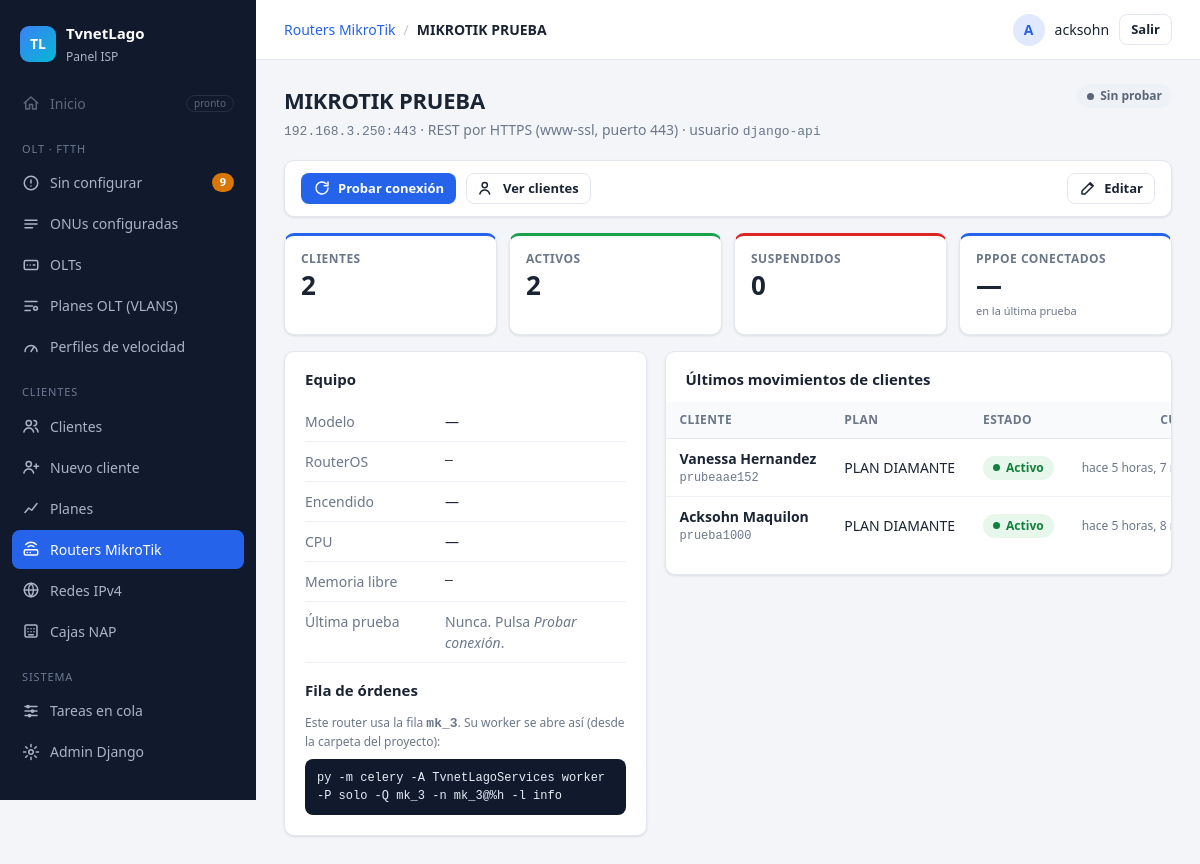
The page /routers/3/ (signed in) on the database its author committed.
### Aplicaciones/ServerMikro/models.py (models this page shows, shortened)
class Router(models.Model):
    METODOS = [("api_ssl", "API-SSL (cifrada, puerto 8729)"),
               ("api", "API sin cifrar (puerto 8728)"),
               ("rest", "REST por HTTPS (www-ssl, puerto 443)")]
    nombre = models.CharField(max_length=100)
    ip = models.GenericIPAddressField()
    usuario = models.CharField(max_length=50, default="django-api")
    clave = models.CharField(max_length=100)  # TEMPORAL: luego la ciframos
    metodo = models.CharField("Conexión", max_length=8, choices=METODOS, default="rest")
    puerto = models.PositiveIntegerField(null=True, blank=True,
                                         help_text="Vacío = el puerto normal del método (8729, 8728 o 443)")
    huella_ssl = models.CharField("Huella SHA-256 del certificado", max_length=100, blank=True,
                                  help_text="Opcional, solo API-SSL. Si la pones, se comprueba en cada conexión.")
    huella_vista = models.CharField(max_length=64, blank=True,
                                    help_text="Huella que presentó el MikroTik en la última prueba")
    ACCIONES = [("", "—"), ("info", "Leyendo info del router")]
    modelo = models.CharField(max_length=60, blank=True)
    version = models.CharField(max_length=40, blank=True)
    encendido_desde = models.DateTimeField(null=True, blank=True)
    cpu = models.PositiveSmallIntegerField("CPU %", null=True, blank=True)
    memoria_libre = models.PositiveSmallIntegerField("Memoria libre %", null=True, blank=True)
    ppp_activos = models.PositiveIntegerField("PPPoE conectados", null=True, blank=True)
    conectado = models.BooleanField(null=True, blank=True)
    info_leida = models.DateTimeField(null=True, blank=True)
    accion_pendiente = models.CharField(max_length=10, choices=ACCIONES, blank=True, default="")
    accion_desde = models.DateTimeField(null=True, blank=True)
    ultimo_error = models.TextField(blank=True)
    @property
    def puerto_efectivo(self):
        from .mikrotik import PUERTOS
        return self.puerto or PUERTOS.get(self.metodo, 443)

class Cliente(models.Model):
    ESTADOS = [("pendiente", "Pendiente"), ("activo", "Activo"), ("suspendido", "Suspendido")]
    ACCIONES = [("", "—"), ("crear", "Creando en MikroTik"),
                ("suspender", "Suspendiendo"), ("activar", "Activando"),
                ("plan", "Cambiando plan")]
    nombre = models.CharField(max_length=150)
    usuario_pppoe = models.CharField(max_length=50, unique=True)
    clave_pppoe = models.CharField(max_length=50)
    ip = models.GenericIPAddressField(unique=True)
    velocidad = models.CharField(max_length=20, default="10M/10M")  # la que está APLICADA en el MikroTik
    plan = models.ForeignKey(Plan, on_delete=models.PROTECT, null=True, blank=True,
                             related_name="clientes")  # NUEVO (paso 9)
    router = models.ForeignKey(Router, on_delete=models.PROTECT, related_name="clientes")
    estado = models.CharField(max_length=20, choices=ESTADOS, default="pendiente")
    cedula = models.CharField("Cédula / RUC", max_length=13, blank=True)
    telefono = models.CharField("Teléfono", max_length=20, blank=True)
    direccion = models.CharField("Dirección", max_length=200, blank=True)
    accion_pendiente = models.CharField(max_length=10, choices=ACCIONES, blank=True, default="",
                                        help_text="Orden en la fila que todavía no termina")
    caja_nap = models.ForeignKey("CajaNAP", on_delete=models.PROTECT, null=True, blank=True,
                                 related_name="clientes", verbose_name="Caja NAP")
    puerto_nap = models.PositiveSmallIntegerField("Puerto NAP", null=True, blank=True)
    ultimo_error = models.TextField(blank=True)
    actualizado = models.DateTimeField(auto_now=True)
    class Meta:
        constraints = [models.UniqueConstraint(fields=["caja_nap", "puerto_nap"], name="puerto_nap_unico")]

class Plan(models.Model):
    nombre = models.CharField(max_length=60, unique=True)          # ej. "Plan 20 Megas"
    subida = models.CharField(max_length=10, help_text="Ej. 10M, 512k")
    bajada = models.CharField(max_length=10, help_text="Ej. 20M")
    precio = models.DecimalField(max_digits=8, decimal_places=2, default=0)
    descripcion = models.CharField(max_length=200, blank=True)
    activo = models.BooleanField(default=True, help_text="Los planes inactivos no salen al crear clientes")
    class Meta:
        ordering = ["precio", "nombre"]

### Aplicaciones/ServerMikro/views.py (the view)
# urls.py: path("routers/<int:pk>/", views.router_detalle, name="router_detalle"),
@login_required
def router_detalle(request, pk):
    router = get_object_or_404(_routers_con_conteos(), pk=pk)
    ultimos = router.clientes.select_related("plan").order_by("-actualizado")[:8]
    con_error = router.clientes.exclude(ultimo_error="").order_by("nombre")[:20]
    return render(request, "routers/detalle.html", {
        "router": router, "ultimos": ultimos, "con_error": con_error,
        "cola": tasks.cola_de(router), "sin_worker": _sin_worker(router),
    })

### Aplicaciones/ServerMikro/templates/routers/detalle.html (shortened to what this page needs)
{% extends "panel/base.html" %}
{% block migas %}<a href="{% url 'clientes:routers' %}">Routers MikroTik</a><span class="sep">/</span><strong>{{ router.nombre }}</strong>{% endblock %}
{% block contenido %}
<div id="ficha-router" data-vivo>
<div class="cabecera">
  <div>
    <h1>{{ router.nombre }}</h1>
    <p class="sub"><span class="mono">{{ router.ip }}:{{ router.puerto_efectivo }}</span> · {{ router.get_metodo_display }} · usuario <span class="mono">{{ router.usuario }}</span></p>
  </div>
  <div class="acciones-fila">
    {% if router.accion_pendiente %}<span class="estado estado-proceso"><i class="giro"></i>Probando conexión…</span>
    {% elif router.conectado %}<span class="estado estado-ok"><i class="punto"></i>Conectado</span>
    {% elif router.conectado is False %}<span class="estado estado-error"><i class="punto"></i>Sin conexión</span>
    {% else %}<span class="estado estado-gris"><i class="punto"></i>Sin probar</span>{% endif %}
  </div>
</div>
<div class="tarjeta barra-acciones">
  <form method="post" action="{% url 'clientes:router_info' router.pk %}">{% csrf_token %}
    <button class="btn btn-primario btn-sm" type="submit" data-cargando="Enviando…" {% if router.accion_pendiente %}disabled{% endif %}>
      <svg viewBox="0 0 24 24"><path d="M20 12a8 8 0 11-2.3-5.7M20 4v5h-5"/></svg> Probar conexión</button>
  </form>
  <a class="btn btn-fantasma btn-sm" href="{% url 'clientes:lista' %}?router={{ router.pk }}">
    <svg viewBox="0 0 24 24"><circle cx="9" cy="8" r="3.5"/><path d="M2.5 20c.8-3.5 3.3-5.5 6.5-5.5s5.7 2 6.5 5.5"/></svg> Ver clientes</a>
  {% if perms.ServerMikro.change_router %}
  <a class="btn btn-fantasma btn-sm" href="{% url 'clientes:router_editar' router.pk %}">
    <svg viewBox="0 0 24 24"><path d="M4 20h4L19 9l-4-4L4 16v4zM14 6l4 4"/></svg> Editar</a>
  {% endif %}
</div>
<div class="resumen separada-arriba">
  <a class="kpi" href="{% url 'clientes:lista' %}?router={{ router.pk }}"><span class="kpi-titulo">Clientes</span><span class="kpi-valor">{{ router.total }}</span></a>
  <a class="kpi kpi-verde" href="{% url 'clientes:lista' %}?router={{ router.pk }}&estado=activo"><span class="kpi-titulo">Activos</span><span class="kpi-valor">{{ router.activos }}</span></a>
  <a class="kpi kpi-rojo" href="{% url 'clientes:lista' %}?router={{ router.pk }}&estado=suspendido"><span class="kpi-titulo">Suspendidos</span><span class="kpi-valor">{{ router.suspendidos }}</span></a>
  <div class="kpi"><span class="kpi-titulo">PPPoE conectados</span><span class="kpi-valor">{% if router.ppp_activos is not None %}{{ router.ppp_activos }}{% else %}—{% endif %}</span><span class="kpi-nota">en la última prueba</span></div>
</div>
<div class="rejilla-olt">
  <div class="tarjeta">
    <div class="tarjeta-titulo">Equipo</div>
    <dl class="datos">
      <dt>Modelo</dt><dd>{{ router.modelo|default:"—" }}</dd>
      <dt>RouterOS</dt><dd class="mono">{{ router.version|default:"—" }}</dd>
      <dt>Encendido</dt><dd>{% if router.encendido_desde %}hace {{ router.encendido_desde|timesince }}{% else %}—{% endif %}</dd>
      <dt>CPU</dt><dd>{% if router.cpu is not None %}<div class="medidor"><div class="barra-uso"><i style="width: {{ router.cpu }}%"></i></div><span class="mono">{{ router.cpu }} %</span></div>{% else %}—{% endif %}</dd>
      <dt>Memoria libre</dt><dd class="mono">{% if router.memoria_libre is not None %}{{ router.memoria_libre }} %{% else %}—{% endif %}</dd>
      <dt>Última prueba</dt><dd>{% if router.info_leida %}hace {{ router.info_leida|timesince }}{% else %}<span class="tenue">Nunca. Pulsa <em>Probar conexión</em>.</span>{% endif %}</dd>
    </dl>
    <div class="tarjeta-titulo">Fila de órdenes</div>
    <div class="caja-comando">
      <span class="tenue chico">Este router usa la fila <strong class="mono">{{ cola }}</strong>. Su worker se abre así (desde la carpeta del proyecto):</span>
      <code>py -m celery -A TvnetLagoServices worker -P solo -Q {{ cola }} -n {{ cola }}@%h -l info</code>
    </div>
  </div>
  <div class="tarjeta">
    <div class="tarjeta-titulo">Últimos movimientos de clientes</div>
    {% if ultimos %}
    <div class="tabla-scroll">
    <table class="tabla tabla-compacta">
      <thead><tr><th>Cliente</th><th>Plan</th><th>Estado</th><th class="der">Cuándo</th></tr></thead>
      <tbody>
      {% for c in ultimos %}
        <tr>
          <td><a class="enlace-fila" href="{% url 'clientes:detalle' c.pk %}">{{ c.nombre }}</a><div class="tenue chico mono">{{ c.usuario_pppoe }}</div></td>
          <td>{{ c.plan.nombre|default:c.velocidad }}</td>
          <td><div class="acciones-fila izq">{% include "clientes/_estado.html" %}</div></td>
          <td class="der tenue chico">hace {{ c.actualizado|timesince }}</td>
        </tr>
      {% endfor %}
      </tbody>
    </table>
    </div>
    {% else %}
    <div class="vacio vacio-chico"><strong>Este router todavía no tiene clientes</strong></div>
    {% endif %}
  </div>
</div>
</div>
{% endblock %}

### templates/panel/base.html (shortened to what this page needs)
{% load static %}<!DOCTYPE html>
<html lang="es">
<head>
  <link rel="stylesheet" href="{% static 'vendor/select2/select2.min.css' %}">
  <link rel="stylesheet" href="{% static 'css/panel.css' %}">
</head>
<body>
<div class="app">
  <aside class="sidebar" id="sidebar">
    <div class="marca">
      <span class="marca-logo">TL</span>
      <div><strong>TvnetLago</strong><small>Panel ISP</small></div>
    </div>
    {% with ruta=request.resolver_match.view_name %}
    <nav>
      <a class="item deshabilitado" title="Próximamente">
        <svg viewBox="0 0 24 24"><path d="M3 12l9-8 9 8M5 10v10h5v-6h4v6h5V10"/></svg>
        Inicio <span class="pronto">pronto</span>
      </a>
      <p class="seccion">OLT · FTTH</p>
      <a class="item {% if ruta == 'olt:sin_configurar' or ruta == 'olt:autorizar' %}activo{% endif %}"
         href="{% url 'olt:sin_configurar' %}">
        <svg viewBox="0 0 24 24"><circle cx="12" cy="12" r="9"/><path d="M12 8v4M12 16h.01"/></svg>
        Sin configurar
        <span id="menu-pendientes" data-vivo class="contador-caja">{% if menu_pendientes %}<span class="contador">{{ menu_pendientes }}</span>{% endif %}</span>
      </a>
      <a class="item {% if ruta == 'olt:configuradas' or ruta == 'olt:detalle_onu' %}activo{% endif %}" href="{% url 'olt:configuradas' %}">
        <svg viewBox="0 0 24 24"><path d="M4 7h16M4 12h16M4 17h10"/></svg>
        ONUs configuradas
      </a>
      <a class="item {% if ruta == 'olt:olts' or ruta == 'olt:detalle_olt' or ruta == 'olt:olt_nueva' or ruta == 'olt:olt_editar' %}activo{% endif %}" href="{% url 'olt:olts' %}">
        <svg viewBox="0 0 24 24"><rect x="3" y="6" width="18" height="12" rx="2"/><path d="M7 12h.01M11 12h.01M15 12h2"/></svg>
        OLTs
      </a>
      <a class="item {% if ruta == 'olt:planes_olt' or ruta == 'olt:plan_olt_nuevo' or ruta == 'olt:plan_olt_editar' %}activo{% endif %}" href="{% url 'olt:planes_olt' %}">
        <svg viewBox="0 0 24 24"><path d="M4 6h16M4 12h10M4 18h7"/><circle cx="18" cy="15" r="2.5"/></svg>
        Planes OLT (VLANS)
      </a>
      <a class="item {% if ruta == 'olt:velocidades' or ruta == 'olt:velocidad_nueva' or ruta == 'olt:velocidad_editar' %}activo{% endif %}" href="{% url 'olt:velocidades' %}">
        <svg viewBox="0 0 24 24"><path d="M4 18a8 8 0 1 1 16 0"/><path d="M12 18l4-6"/></svg>
        Perfiles de velocidad
      </a>
      <p class="seccion">Clientes</p>
      <a class="item {% if request.resolver_match.namespace == 'clientes' and ruta != 'clientes:nuevo' and 'plan' not in ruta and 'router' not in ruta %}activo{% endif %}" href="{% url 'clientes:lista' %}">
        <svg viewBox="0 0 24 24"><circle cx="9" cy="8" r="3.5"/><path d="M2.5 20c.8-3.5 3.3-5.5 6.5-5.5s5.7 2 6.5 5.5M16 4.5a3.5 3.5 0 010 7M18 14.6c1.9.7 3 2.6 3.5 5.4"/></svg>
        Clientes
      </a>
      {% if perms.ServerMikro.add_cliente %}
      <a class="item {% if ruta == 'clientes:nuevo' %}activo{% endif %}" href="{% url 'clientes:nuevo' %}">
        <svg viewBox="0 0 24 24"><circle cx="9" cy="8" r="3.5"/><path d="M2.5 20c.8-3.5 3.3-5.5 6.5-5.5s5.7 2 6.5 5.5M19 8v6M16 11h6"/></svg>
        Nuevo cliente
      </a>
      {% endif %}
      <a class="item {% if ruta == 'clientes:planes' or ruta == 'clientes:plan_nuevo' or ruta == 'clientes:plan_editar' %}activo{% endif %}" href="{% url 'clientes:planes' %}">
        <svg viewBox="0 0 24 24"><path d="M4 18l5-6 4 3 7-9"/></svg>
        Planes
      </a>
      <a class="item {% if 'router' in ruta %}activo{% endif %}" href="{% url 'clientes:routers' %}">
        <svg viewBox="0 0 24 24"><rect x="3" y="13" width="18" height="7" rx="2"/><path d="M7 16.5h.01M11 16.5h.01M8 9a6 6 0 018 0M5 6a10 10 0 0114 0"/></svg>
        Routers MikroTik
      </a>
      <a class="item {% if ruta == 'clientes:redes' or 'clientes:red_' in ruta %}activo{% endif %}" href="{% url 'clientes:redes' %}">
        <svg viewBox="0 0 24 24"><circle cx="12" cy="12" r="9"/><path d="M3 12h18M12 3a14 14 0 010 18M12 3a14 14 0 000 18"/></svg>
        Redes IPv4
      </a>
      <a class="item {% if 'clientes:nap' in ruta %}activo{% endif %}" href="{% url 'clientes:naps' %}">
        <svg viewBox="0 0 24 24"><rect x="4" y="4" width="16" height="16" rx="2"/><path d="M8 9h.01M12 9h.01M16 9h.01M8 13h.01M12 13h.01M16 13h.01M9 17h6"/></svg>
        Cajas NAP
      </a>
      <p class="seccion">Sistema</p>
      <a class="item {% if ruta == 'tareas:lista' %}activo{% endif %}" href="{% url 'tareas:lista' %}">
        <svg viewBox="0 0 24 24"><path d="M4 6h16M4 12h16M4 18h16"/><circle cx="8" cy="6" r="1.5"/><circle cx="14" cy="12" r="1.5"/><circle cx="10" cy="18" r="1.5"/></svg>
        Tareas en cola
      </a>
      {% if user.is_staff %}
      <a class="item" href="{% url 'admin:index' %}">
        <svg viewBox="0 0 24 24"><circle cx="12" cy="12" r="3"/><path d="M12 2v3M12 19v3M2 12h3M19 12h3M4.9 4.9L7 7M17 17l2.1 2.1M4.9 19.1L7 17M17 7l2.1-2.1"/></svg>
        Admin Django
      </a>
      {% endif %}
    </nav>
    {% endwith %}
  </aside>
  <div class="principal">
    <header class="topbar">
      <div class="migas">{% block migas %}{% endblock %}</div>
      {% if user.is_authenticated %}
      <form method="post" action="{% url 'logout' %}" class="usuario">
        <span class="avatar">{{ user.username|slice:":1"|upper }}</span>
        <span class="usuario-nombre">{{ user.username }}</span>
        <button type="submit" class="btn btn-fantasma btn-sm">Salir</button>
      </form>
      {% endif %}
    </header>
    <main class="contenido">
      {% block contenido %}{% endblock %}
    </main>
  </div>
</div>
</body>
</html>

### Aplicaciones/ServerMikro/templates/clientes/_estado.html (shortened to what this page needs)
{% if c.estado == "activo" %}<span class="estado estado-ok"><i class="punto"></i>Activo</span>
{% elif c.estado == "suspendido" %}<span class="estado estado-error"><i class="punto"></i>Suspendido</span>
{% else %}<span class="estado estado-proceso"><i class="punto"></i>Pendiente</span>{% endif %}

### rows shown on the page
Router: nombre "MIKROTIK PRUEBA", ip "192.168.3.250", puerto_efectivo "443", metodo "REST por HTTPS (www-ssl, puerto 443)", usuario "django-api", total "2", activos "2", suspendidos "0", modelo "—", version "—"
Cliente: nombre "Vanessa Hernandez", usuario_pppoe "prubeaae152", plan.nombre "PLAN DIAMANTE", estado "activo" (drawn), actualizado "5 horas, 7…"
Cliente: nombre "Acksohn Maquilon", usuario_pppoe "prueba1000", plan.nombre "PLAN DIAMANTE", estado "activo" (drawn), actualizado "5 horas, 8…"

### other values the page prints
{{ menu_pendientes }} "9"
{{ user.username|slice:":1"|upper }} "A"
{{ user.username }} "acksohn"
{{ cola }} "mk_3"
